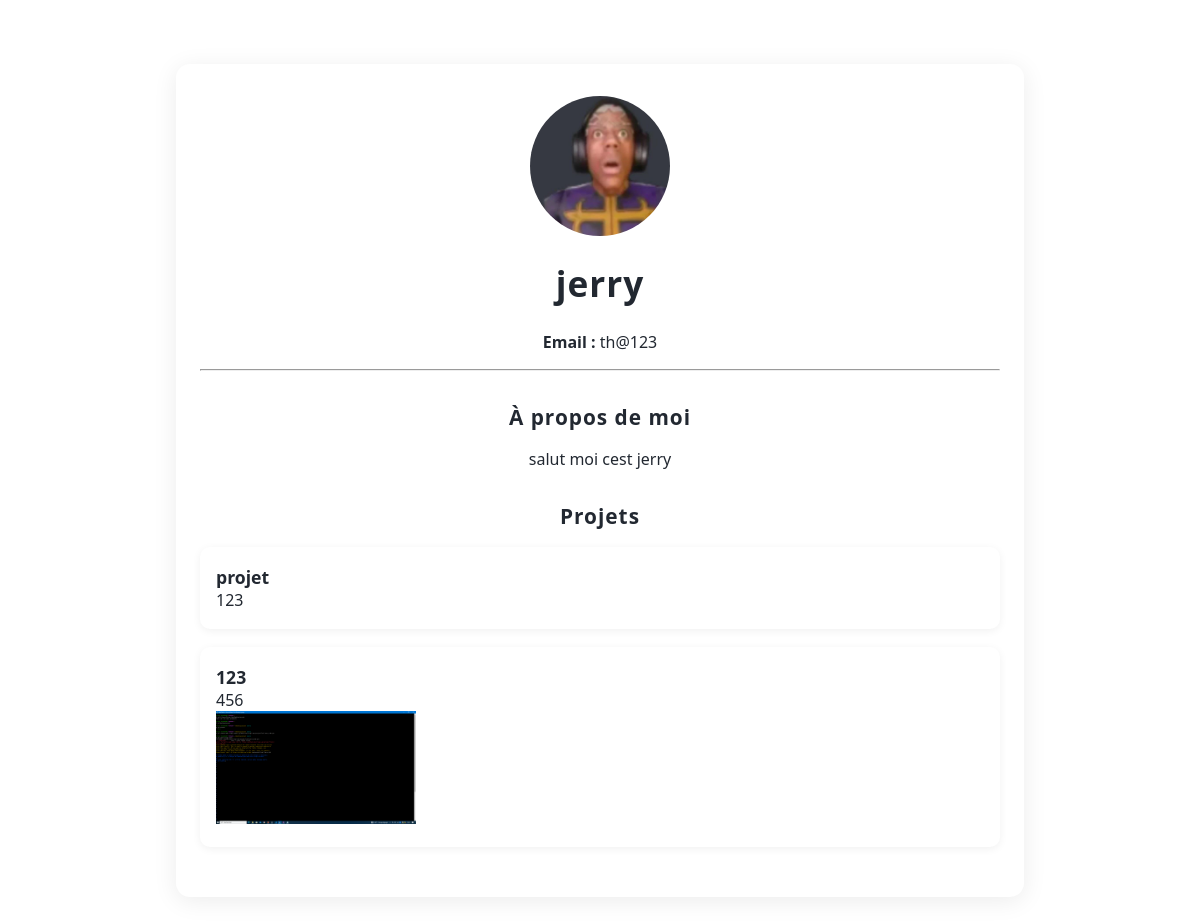
/pages/portfolio.php?id=1, run on the app's committed database.
### tables this page shows
CREATE TABLE utilisateurs (
            id INTEGER PRIMARY KEY AUTOINCREMENT,
            nom TEXT NOT NULL,
            email TEXT NOT NULL UNIQUE,
            mot_de_passe TEXT NOT NULL,
            description TEXT,
            photo TEXT,
            theme_id INTEGER
        );

CREATE TABLE projets (
            id INTEGER PRIMARY KEY AUTOINCREMENT,
            utilisateur_id INTEGER NOT NULL,
            titre TEXT NOT NULL,
            description TEXT,
            lien TEXT, image TEXT,
            FOREIGN KEY(utilisateur_id) REFERENCES utilisateurs(id)
        );

### pages/portfolio.php (the view, shortened to what this page needs)
<?php
try {
   $db = new PDO("sqlite:../db/ma_base.db");
    $db->setAttribute(PDO::ATTR_ERRMODE, PDO::ERRMODE_EXCEPTION);
} catch (PDOException $e) {
    echo "Erreur : " . $e->getMessage();
    exit();
}
$id = intval($_GET['id']);
$stmt = $db->prepare("SELECT * FROM utilisateurs WHERE id = :id");
$stmt->bindParam(':id', $id);
$stmt->execute();
$utilisateur = $stmt->fetch(PDO::FETCH_ASSOC);
$stmtProjets = $db->prepare("SELECT * FROM projets WHERE utilisateur_id = :id");
$stmtProjets->bindParam(':id', $id);
$stmtProjets->execute();
$projets = $stmtProjets->fetchAll(PDO::FETCH_ASSOC);
$theme_id = !empty($utilisateur['theme_id']) ? $utilisateur['theme_id'] : 1;
$stmt = $db->prepare("SELECT * FROM themes WHERE id = ?");
$stmt->execute([$theme_id]);
$theme = $stmt->fetch(PDO::FETCH_ASSOC);
?>
<!DOCTYPE html>
<html lang="fr">
<head>
    <?php if (!empty($theme['custom_css'])): ?>
        <?php if (strpos($theme['custom_css'], 'theme_css/') === 0): ?>
            <link rel="stylesheet" href="/<?= htmlspecialchars($theme['custom_css']) ?>">
        <?php else: ?>
            <style><?= $theme['custom_css'] ?></style>
        <?php endif; ?>
    <?php endif; ?>
</head>
<body>
<div class="container">
    <?php if (!empty($utilisateur['photo'])): ?>
        <img src="../<?= htmlspecialchars($utilisateur['photo']) ?>" alt="Photo de profil" class="profile-img">
    <?php endif; ?>
    <h1><?= htmlspecialchars($utilisateur['nom']) ?></h1>
    <p><strong>Email :</strong> <?= htmlspecialchars($utilisateur['email']) ?></p>
    <hr>
    <h2>À propos de moi</h2>
    <p><?= nl2br(htmlspecialchars($utilisateur['description'] ?? "Aucune description.")) ?></p>
    <h2>Projets</h2>
    <?php if (count($projets) > 0): ?>
        <ul>
            <?php foreach ($projets as $projet): ?>
                <li>
                    <span class="projet-titre"><?= htmlspecialchars($projet['titre']) ?></span><br>
                    <?= htmlspecialchars($projet['description']) ?><br>
                    <?php if (!empty($projet['image'])): ?>
    <img src="/<?= htmlspecialchars($projet['image']) ?>" alt="Image du projet" style="max-width:200px;">
<?php endif; ?>
                </li>
            <?php endforeach; ?>
        </ul>
    <?php else: ?>
        <p>Aucun projet ajouté.</p>
    <?php endif; ?>
</div>
</body>
</html>

### theme_css/theme_686430fbdffe5.css (style rules this page uses)
:root { --primary: <?= htmlspecialchars($theme['primary_color']) ?>; --background: #fff; --text: #222831; --card: #fff; --link: var(--primary); }
body { font-family: 'Segoe UI', Arial, sans-serif; background: var(--background); color: var(--text); padding: 2em; margin: 0; min-height: 100vh; text-align: center; transition: background 0.5s, color 0.5s; }
.container { background: var(--card); color: var(--text); padding: 32px 24px; max-width: 800px; margin: 32px auto; border-radius: 14px; box-shadow: 0 4px 24px rgba(0,0,0,0.08); transition: background 0.5s, color 0.5s; }
.profile-img { width: 140px; height: 140px; border-radius: 50%; object-fit: cover; border: 4px solid var(--primary); margin-bottom: 18px; background: #fff; }
h1 { margin-top: 0; font-size: 2.2em; color: var(--primary); letter-spacing: 1px; }
h2 { margin-top: 32px; color: var(--primary); font-size: 1.3em; letter-spacing: 1px; }
ul { padding: 0; margin: 0; }
li { margin-bottom: 18px; background: var(--card); color: var(--text); padding: 18px 16px; border-radius: 10px; box-shadow: 0 2px 8px rgba(0,0,0,0.06); list-style: none; text-align: left; }
.projet-titre { font-size: 1.1em; color: var(--primary); font-weight: bold; }

### data on the page
utilisateurs: photo (picture), nom "jerry", email "th@123", description "salut moi cest jerry"
projets: titre "projet", description "123"
projets: titre "123", description "456", image (picture)
